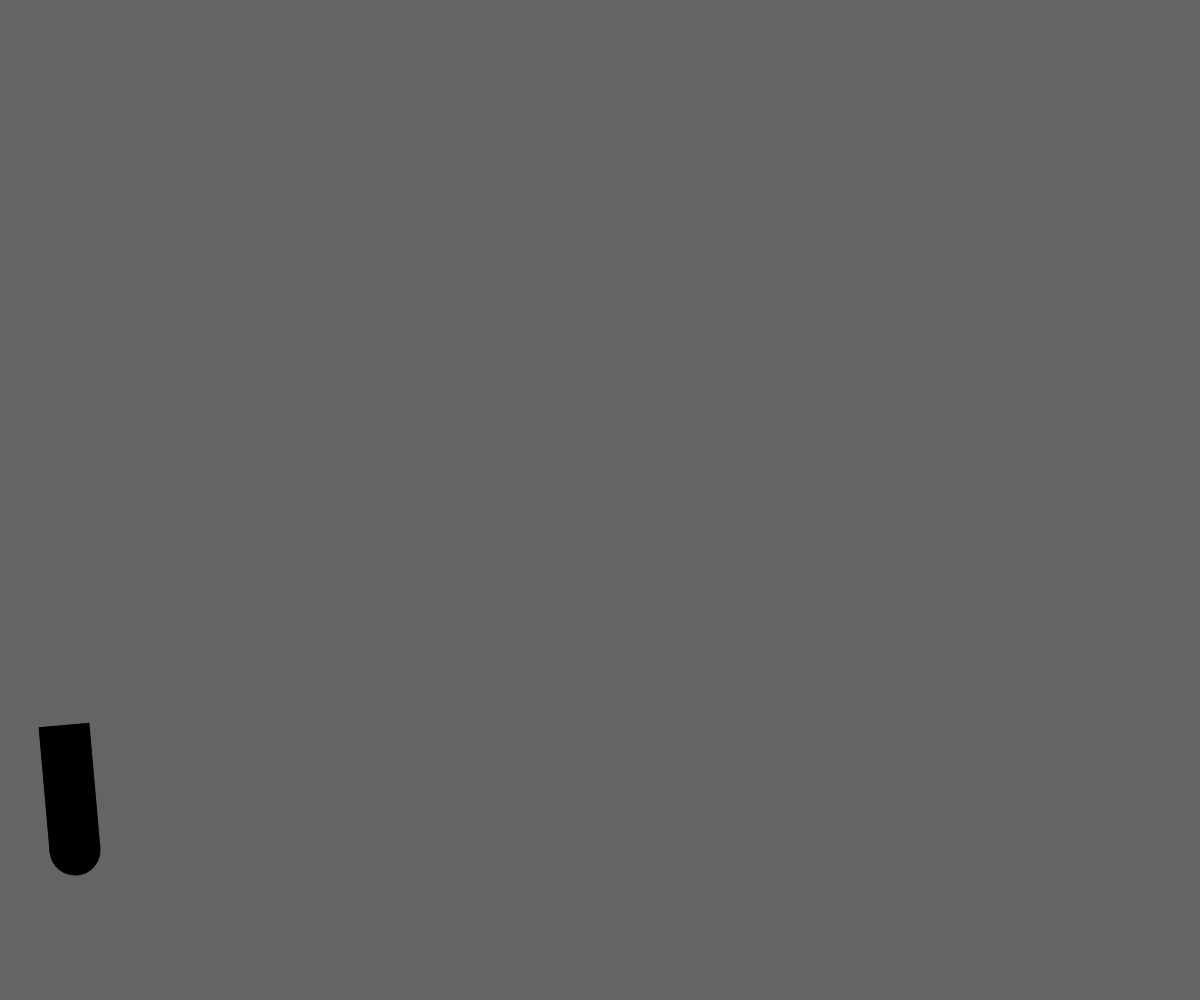
Frame 1 (no input)
Frame 60 (no input): identical to frame 1, image omitted
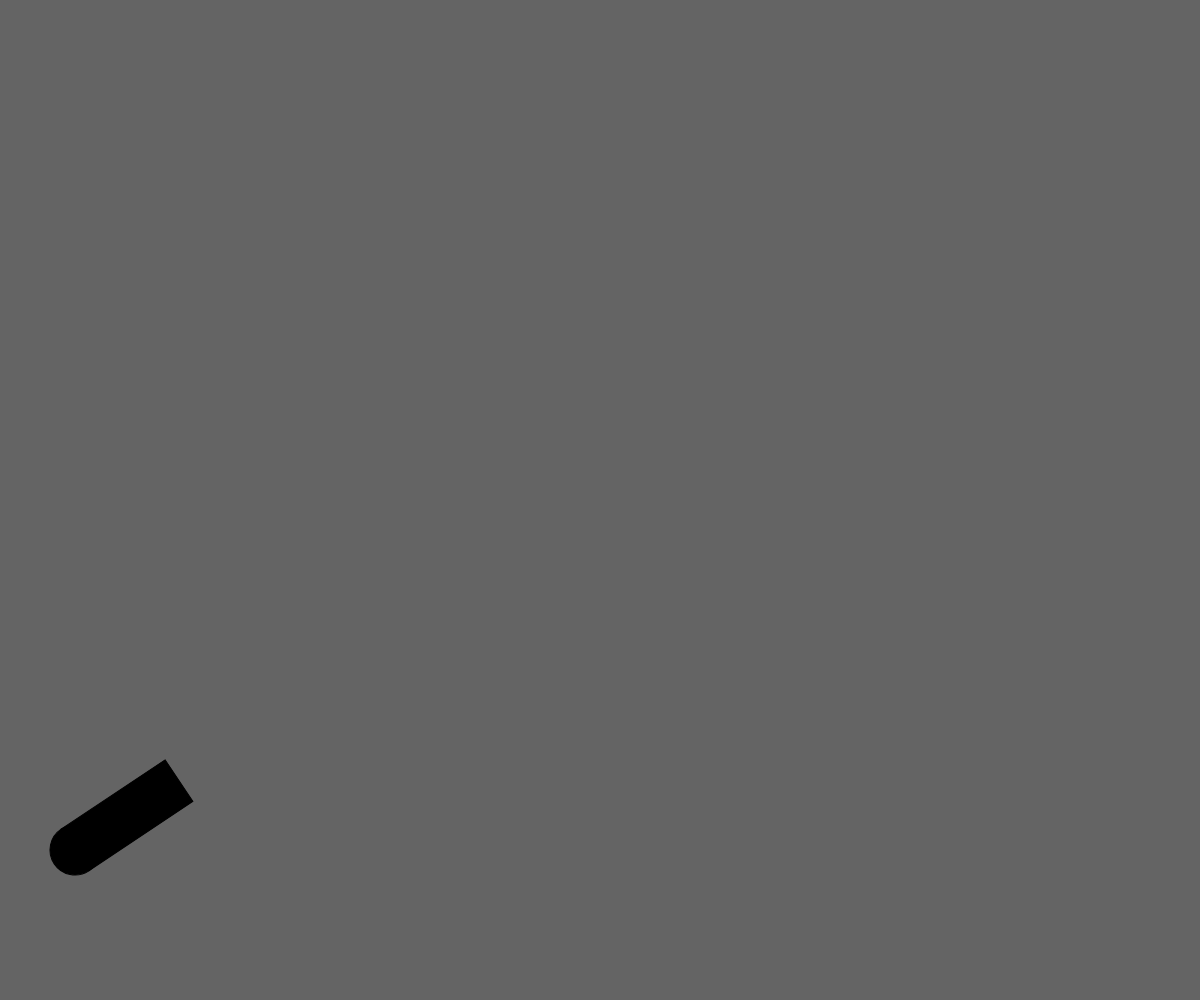
Frame 120 (the mouse pressed at the canvas centre since frame 60)

The p5.js sketch that drew these frames (run headless with seeded random() and noise() and a simulated clock; from frame 60 on, the mouse is pressed at the canvas centre):

// p5.js sketch
// ── sketch.js
let cannonX;
let cannonY;
let cannonWidth;
let cannonLength;
let cannonAngle;
let bullets = [];

function setup() {
  createCanvas(windowWidth, windowHeight);
  cannonX = 75;
  cannonY = height-150;
  cannonWidth = 50;
  cannonLength = 125;
  cannonAngle = 0;
}

function draw() {
  background(100);
 
  displayCannon();
  updateBullets();
}

function displayCannon(){
  push(); //save transformation matrix
  translate(cannonX, cannonY);
  cannonAngle = atan2(mouseY - cannonY, mouseX - cannonX);
  rotate(cannonAngle);
  fill(0);
  rect(0, -cannonWidth/2, cannonLength, cannonWidth);
  circle(0,0,cannonWidth)
  pop(); //reload old transformation matrix
}

function mouseClicked(){
  fire();

}
function fire(){
  let thisBullet = {
    x: cannonX,
    y: cannonY,
    radius: cannonWidth,
    angle: cannonAngle,
    speed: 1
  };
  bullets.push(thisBullet);
}

function updateBullets(){
  for (let thisBullet of bullets){

    thisBullet.x +=  thisBullet.speed * cos(thisBullet.angle);
    thisBullet.y += thisBullet.speed * sin(thisBullet.angle);
    circle(thisBullet.x, thisBullet.y, thisBullet.radius)
  }
}
